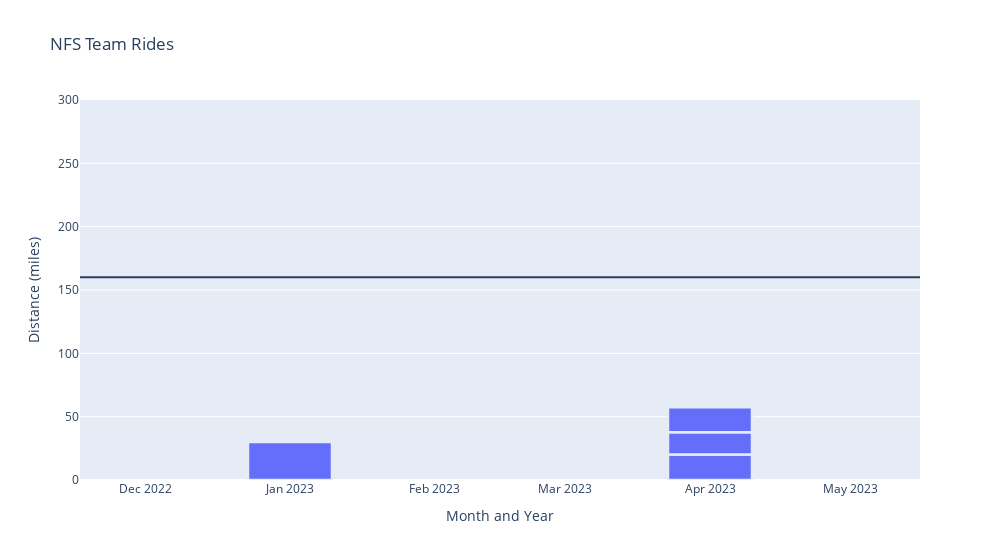

The cell this chart's notebook holds for it:
### Code cell
fig0 = px.bar(
    activities_nfs, x = "Month_Year", y = "distance",
    labels = dict(Month_Year ="Month and Year ", distance ="Distance (miles) "),
    hover_data=["start_date_local"],
    title = "NFS Team Rides",
    width = 1000
)
# Hover over should be the day, not the first of the month
fig0.add_hline(y = 20*8)
fig0.update_traces(marker_line_width = 2.5)
fig0.update_yaxes(range = [0, 300])
fig0.update_layout(bargap = 0.8)
fig0.show()

### Figure 1 — Plotly figure (JSON) as saved in the notebook; plotly's stock layout.template omitted (floating-point values rounded to 4 significant figures)
{"data": [{"alignmentgroup": "True", "customdata": [["2023-04-28T00:00:00"], ["2023-04-20T00:00:00"], ["2023-04-07T00:00:00"], ["2023-01-19T00:00:00"]], "hovertemplate": "Month and Year =%{x}<br>Distance (miles) =%{y}<br>start_date_local=%{customdata[0]}<extra></extra>", "legendgroup": "", "marker": {"color": "#636efa", "line": {"width": 2.5}, "pattern": {"shape": ""}}, "name": "", "offsetgroup": "", "orientation": "v", "showlegend": false, "textposition": "auto", "type": "bar", "x": ["2023-04", "2023-04", "2023-04", "2023-01"], "xaxis": "x", "y": [20.05, 17.59, 19.79, 30.03], "yaxis": "y"}], "layout": {"bargap": 0.8, "barmode": "relative", "legend": {"tracegroupgap": 0}, "shapes": [{"type": "line", "x0": 0, "x1": 1, "xref": "x domain", "y0": 160, "y1": 160, "yref": "y"}], "title": {"text": "NFS Team Rides"}, "width": 1000, "xaxis": {"anchor": "y", "domain": [0, 1], "title": {"text": "Month and Year "}}, "yaxis": {"anchor": "x", "domain": [0, 1], "range": [0, 300], "title": {"text": "Distance (miles) "}}}}
